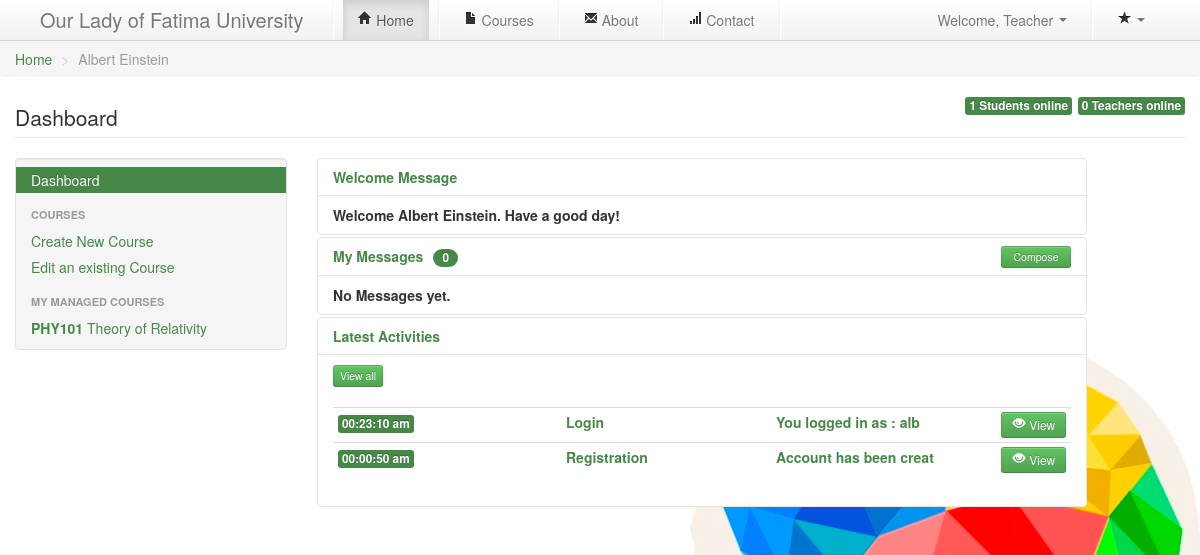
/profile.php (signed in), run on the app's committed database.
### tables this page shows
CREATE TABLE `uoc_members` (
  `id` int(11) NOT NULL AUTO_INCREMENT,
  `fname` text NOT NULL,
  `lname` text NOT NULL,
  `eml` varchar(36) NOT NULL,
  `uname` varchar(36) NOT NULL,
  `pass` varchar(36) NOT NULL,
  `jdate` timestamp NOT NULL DEFAULT CURRENT_TIMESTAMP ON UPDATE CURRENT_TIMESTAMP,
  `utype` int(1) NOT NULL,
  `regid` varchar(13) NOT NULL,
  PRIMARY KEY (`id`)
);

CREATE TABLE `uoc_courses` (
  `id` int(11) NOT NULL AUTO_INCREMENT,
  `ctitle` text NOT NULL,
  `ccode` varchar(8) NOT NULL,
  `cvis` int(11) NOT NULL,
  `cdate` timestamp NOT NULL DEFAULT CURRENT_TIMESTAMP,
  `passkey` varchar(8) NOT NULL,
  `ccreator` int(11) NOT NULL,
  `cdesc` text NOT NULL,
  PRIMARY KEY (`id`)
);

CREATE TABLE `uoc_activity` (
  `id` int(11) NOT NULL AUTO_INCREMENT,
  `type` text NOT NULL,
  `desc` text NOT NULL,
  `ts` timestamp NOT NULL DEFAULT CURRENT_TIMESTAMP ON UPDATE CURRENT_TIMESTAMP,
  `uid` int(11) NOT NULL,
  PRIMARY KEY (`id`)
);

### conf/setup.php (called while the page is built, shortened)
<?php
$home = "index.php";
$courses = "courses.php";
$about = "about.php";
$contact = "contact.php";
?>

### cont/getTool.php (called while the page is built, shortened)
<?php
include_once "./mod/user.php";
$id = $_SESSION['uid'];
$user = new user();
					$data = mysql_fetch_array($user->check_byId($id));
					$fname = $data['fname'];
					$lname = $data['lname'];
?>

### conf/config.php (called while the page is built, shortened)
<?php
$dbase = "uoc";
?>

### conf/database.php (called while the page is built, shortened)
<?php
	function connect($sql){
	include 'config.php';
	$db = mysql_connect($host,$user,$password) or die(mysql_error());
	$result = mysql_query($sql,$db);
	return $result;
	}
?>

### mod/user.php (called while the page is built, shortened)
<?php
if(file_exists('conf/database.php')){
	include_once 'conf/database.php';
}else{
include_once "../conf/database.php";
}
class user{
	function check_byId($id){
		$qry = "SELECT * from `uoc_members` where `id` = '$id'";
		$rslt = connect($qry);
		return $rslt;
		}
	function get_activity($uid){
		$qry = "SELECT * from `uoc_activity` WHERE `uid`='$uid' ORDER BY `ts` desc LIMIT 5";
		$rslt = connect($qry);
		return $rslt;
		}
	}
?>

### mod/course.php (called while the page is built, shortened)
<?php
if(file_exists('conf/database.php')){
	include_once 'conf/database.php';
}else{
include_once "../conf/database.php";
}
class course{
	function find_coursebycreator($ccreator){
		$qry = "SELECT * from `uoc_courses` where `ccreator` = '$ccreator'";
		$rslt = connect($qry);
		return $rslt;
		}
	}
?>

### mod/messages.php (called while the page is built, shortened)
<?php
if(file_exists('conf/database.php')){
	include_once 'conf/database.php';
}else{
include_once "../conf/database.php";
}
class messages{
	function get_welcome(){
		$qry = "SELECT * FROM `uoc_welcome` ";
		$rslt = connect($qry);
		return $rslt;
		}
	}
?>

### profile.php (the view, shortened to what this page needs)
<?php
	if(isset($_SESSION["uid"])){
		$type = $_SESSION["type"];
		if($type===1){ $type="Administrator";}
		else if($type===2){ $type="Teacher";}
		else{ $type="Student";}
		include "cont/getTool.php";
		include_once "conf/setup.php";
	}else{
		header( "Location: index.php" ) ;
	}
?>
<!DOCTYPE html>
<html>
  <head>
    <link href="css/bootstrap.css" rel="stylesheet" media="screen">
    <link href="css/bootstrap-responsive.css" rel="stylesheet" media="screen">
  </head>
  <body>
	<div class="navbar navbar-static-top">
		<div class="navbar-inner">
			<div class="container-fluid">
				<a class="brand" href="index.php" name="top">Our Lady of Fatima University</a>
				<div class="nav-collapse collapse">
					<ul class="nav">
						<li class="divider-vertical"></li>
						<li class="active"><a href="<?php echo $home;?>"><i class="icon-home"></i> Home</a></li>
						<li class="divider-vertical"></li>
						<li ><a href="<?php echo $courses;?>"><i class="icon-file"></i> Courses</a></li>
						<li class="divider-vertical"></li>
						<li><a href="<?php echo $about;?>"><i class="icon-envelope"></i> About</a></li>
						<li class="divider-vertical"></li>
						<li><a href="<?php echo $contact;?>"><i class="icon-signal"></i> Contact</a></li>
						<li class="divider-vertical"></li>
					</ul>
					<ul class="nav pull-right">
						<li class="divider-vertical"></li>
						<li class="dropdown">
							<a href="#"
								  class="dropdown-toggle"
								  data-toggle="dropdown">
								  <i class="icon-star"></i>
								  <b class="caret"></b>
							</a>
						</li>
						</ul>
						<ul class="nav pull-right">
                    <li class="dropdown"><a href="#" class="dropdown-toggle" data-toggle="dropdown">Welcome, <?php echo $type;?> <b class="caret"></b></a>
                    </li>
						</ul>
				</div>
			</div>
		</div>
	</div>
<ul class="breadcrumb">
  <li><a href="index.php">Home</a> <span class="divider">></span></li>
  <li class="active"><?php echo ucfirst($fname)." ".ucfirst($lname);?></li>
</ul>
<div class="container">
	<legend>Dashboard
	<?php
		include_once "cont/getOnlineUsers.php";
	?>
	</legend>
	<div class="row">
	<div id="" class="span3 well" style="max-width: 340px; padding: 8px 0;">
	<?php include "cont/getDash.php"; ?>
	</div>
<div class="span8">
     <div class="accordion" id="accordion2">
            <div class="accordion-group">
              <div class="accordion-heading">
                <a class="accordion-toggle" data-toggle="collapse" data-parent="#accordion2" href="#collapseOne">
                  <strong>Welcome Message</strong>
                </a>
              </div>
              <div id="collapseOne" class="accordion-body collapse" style="height: 0px; ">
                <div class="accordion-inner">
                  <?php include 'cont/getWelcome.php';?>
                </div>
              </div>
            </div>
            <div class="accordion-group">
              <div class="accordion-heading">
                <a class="accordion-toggle" data-toggle="collapse" data-parent="#accordion2" href="#collapseTwo">
                 <strong>My Messages</strong><span class="nummsg badge badge-success" style="margin-left:10px" ></span>
				<button class="btn btn-success btn-mini pull-right span1" href="#composemessage" data-toggle="modal" >Compose</button>
                </a>
              </div>
              <div id="collapseTwo" class="accordion-body collapse">
                <div class="accordion-inner">
                  <?php include 'cont/getMessages.php';?>
                </div>
              </div>
            </div>
            <div class="accordion-group">
              <div class="accordion-heading">
                <a class="accordion-toggle" data-toggle="collapse" data-parent="#accordion3" href="#collapseThree"> <strong >Latest Activities</strong></a>
              </div>
              <div id="collapseThree" class="accordion-body collapse">
                <div class="accordion-inner">
					<?php if(!isset($_GET['v']))
					echo '<a class="btn btn-success btn-mini pull-rigt" href="profile.php?&v=a&">View all</a>		';
						else
					echo '<a class="btn btn-success btn-mini pull-rigt" href="profile.php">Show less</a>		';
						?>
                  <?php include 'cont/getActivities.php';?>
                </div>
              </div>
            </div>
										<?php
										require_once "mod/user.php";
										?>
            </div>
          </div>
    </div>
</div>
</body>
</html>

### cont/getDash.php (shortened to what this page needs)
<?php
if($type=="Student"){
	echo '<ul class="nav nav-list">
	  <li class="active"><a href="#">Dashboard</a></li>
	  <li class="nav-header">Manage Courses</li>
	  <li><a id="enrollCourse" href="#enrollCourseModal" role="button" data-toggle="modal">Enroll on a New Course</a></li>
	  <li><a id="dropCourse" href="#dropCourseModal" role="button" data-toggle="modal">Drop on a Course</a></li>
	  <li class="nav-header">My Courses</li>
	  ';
		include "enrollNewCourseModal.php";
		include "dropCourseModal.php";
	  require_once "mod/course.php";
		$course = new course();
		$represult = $course->find_coursebystudent($_SESSION['uid']);
		if(mysql_num_rows($represult)>0){
		WHILE($data = mysql_fetch_array($represult)):
			echo '<li><a href="courses.php?c='.$data['id'].'&"><strong>'.$data['ccode'].'</strong> '.$data['ctitle'].'</a></li>';
		ENDWHILE;
	  }else{
			echo '<li><a href="courses.php"><strong>No Courses Enrolled.</a></li>';
	  }
echo '</ul>';
	}
else{
echo '<ul class="nav nav-list">
	  <li class="active"><a href="#">Dashboard</a></li>
	  <li class="nav-header">Courses</li>
	  <li><a id="newCourseLink" href="#createCourseModal" role="button" data-toggle="modal">Create New Course</a></li>
	  <li><a id="editCourseLink" href="#editCourseModal" role="button" data-toggle="modal">Edit an existing Course</a></li>';
	  if($type=="Administrator"){
	 echo ' <li class="nav-header">Teachers</li>
	  <li><a id="newCourseLink" href="#createTeacherModal" role="button" data-toggle="modal">Register a Teacher</a></li>
	  <li><a id="editCourseLink" href="#removeTeacherModal" role="button" data-toggle="modal">Manage Teachers</a></li>
	  <li class="nav-header">Students</li>
	  <li><a id="newStudIdLink" href="#newStudIdModal" role="button" data-toggle="modal">Register a Student ID</a></li>
	  <li class="nav-header">All Courses</li>
';
	  }else{
	  echo '<li class="nav-header">My Managed Courses</li>';
	  }
	  require_once "mod/course.php";
		$course = new course();
		if($type=="Administrator") $represult = $course->find_courseall();
		else if($type=="Teacher") $represult = $course->find_coursebycreator($_SESSION['uid']);
		WHILE($data = mysql_fetch_array($represult)):
			echo '<li><a href="courses.php?c='.$data['id'].'"><strong>'.$data['ccode'].'</strong> '.$data['ctitle'].'</a></li>';
		ENDWHILE;
echo '</ul>';
}
?>

### cont/getWelcome.php (shortened to what this page needs)
<?php
	  require_once "mod/messages.php";
		$message = new messages();
		$rmessage = $message->get_welcome();
		$fAcount = mysql_num_rows($rmessage);
		if($fAcount>0){
		WHILE($dmessage = mysql_fetch_array($rmessage)):
			echo '<strong>'.$dmessage['text'].'</strong>';
		ENDWHILE;
		if($type=="Administrator"){
		echo '<div id="editmessage" class="modal fade hide" tabindex="-1" role="dialog" aria-labelledby="myModalLabel1" >
						<div class="modal-header">
							<h5 id="myModalLabel1">Edit Welcome Message</h5>
						</div>
						  <div class="modal-body">
							    <div class="control-group">
								  <label class="control-label" for="adesc">Message</label>
									<div class="controls">
										<textarea rows="3" id="wmsg" name="wmsg" class="input-xlarge" required="required" style="width:90%;">'.$dmessage['text'].'</textarea>
									</div>
								</div>
						  </div>
						  <div class="modal-footer">
							<button class="btn btn-success btnsend1" data-dismiss="modal" aria-hidden="true">Save</button>
						  </div>
					</div>';
					}
		}else{
			echo "<strong>Welcome ".ucfirst($fname)." ".ucfirst($lname).". Have a good day!</strong>";
		}
?>

### cont/getActivities.php
<?php
	  require_once "mod/user.php";
		$users1 = new user();
		if(isset($_GET['v']) && $_GET['v']=='a' ){
		$ruser = $users1->get_allactivity($_SESSION['uid']);
		}else{
		$ruser = $users1->get_activity($_SESSION['uid']);
		}
		$rucount = mysql_num_rows($ruser);
		if($rucount>0){
		echo '<table class="table table-condensed" style="width:100%;margin-top:20px;">';
		WHILE($duser = mysql_fetch_array($ruser)):
			$atitle = substr($duser['desc'], 0, 22);
			$atype = substr($duser['type'], 0, 25);
			$date = new DateTime($duser['ts']);
			$odate = date_format( $date,"H:i:s a");
			$odate2 = date_format( $date,"F j, Y");
			echo '<tr>
					<td><span class="label label-success  text-center " data-toggle="tooltip" title="'.$odate2.'">'.$odate.'</span></td>
					<td width=200px><span class="text-success "><strong>'.$atype.'</strong></span></td>
					<td width=200px><span class="text-success "><strong>'.$atitle.'</strong></span></td>
					<td width=80px><button class="btn btn-success btn-small pull-right" href="#viewactivity'.$duser['id'].'" data-toggle="modal"><i class="icon-eye-open icon-white"></i> View</button></td>
				</tr>
<div id="viewactivity'.$duser['id'].'" class="modal fade hide" tabindex="-1" role="dialog" aria-labelledby="myModalLabel1" >
						<div class="modal-header">
							<h5 id="myModalLabel1">'.$duser['type'].'</h5>
						</div>
						  <div class="modal-body">
						  <h4><span class="badge badge-success" data-toggle="tooltip" title="'.$odate2.'"><i class="icon-calendar icon-white"></i>'.$odate.'</span></h4><br/>'.$duser["desc"].'
						  <br/>
						  </div>
						  <div class="modal-footer">
							<button class="btn" data-dismiss="modal" aria-hidden="true">Close</button>
						  </div>
					</div>';
		ENDWHILE;
		echo '</table>
		';
		}else{
		echo '<strong >No Activites yet.</strong> ';
		}
?>

### profile.php (style rules this page uses)
body { background:#ffffff url('img/bg.jpg') no-repeat fixed 100% 100%; }
.accordion-group { background-color:#fff; }

### data on the page
uoc_members: fname "Albert", lname "Einstein"
uoc_courses: ccode "PHY101", ctitle "Theory of Relativity"
uoc_activity: ts "00:23:10 am", type "Login", desc "You logged in as : alb"
uoc_activity: ts "00:00:50 am", type "Registration", desc "Account has been creat"

### other printed values
$type "Teacher"
$online_counter_teach "0"
$online_counter_stud "1"
